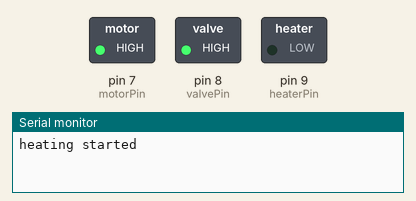
Recording of a sketch running on a simulated Arduino Uno, built with avr-gcc and run on an emulated ATmega328P. Shown: switched loads named in the sketch (green lamp = pin HIGH), the last lines printed to the serial monitor. At 69.0 s the program stops and its outputs stay as they are.

Above: at 2.1 s.
At 12.1 s:
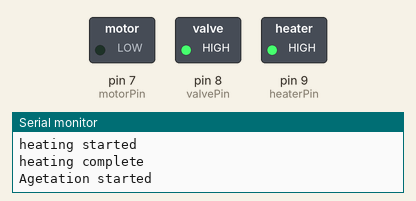
At 42.6 s:
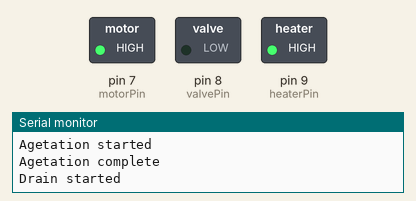
At 68.6 s:
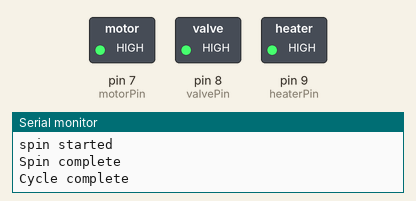
Timing chart, 0 to 70.1 s (numbered marks = the images above):
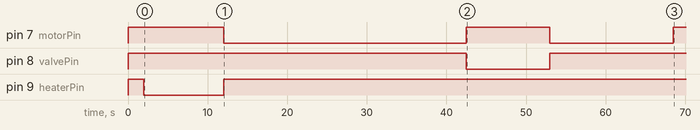

The sketch:

relay3PinTest.ino
```cpp
const int motorPin = 7; // check all pins if correct with logic without screen code
const int valvePin = 8;
const int heaterPin = 9; // You can change this to any digital pin
//const int SpeedPin = 5; // You can change this to any digital pin


void setup()
{
  Serial.begin(9600);
  pinMode(motorPin, OUTPUT); // Set the pin as output
  pinMode(valvePin, OUTPUT); // Set the pin as output
  pinMode(heaterPin, OUTPUT); // Set the pin as output
  //pinMode(SpeedPin, OUTPUT); // Set the pin as output

  digitalWrite(motorPin, HIGH); // Turn the pin OFF
  digitalWrite(valvePin, HIGH); // Turn the pin OFF
  digitalWrite(heaterPin, HIGH); //turn off.
  delay(2000);
}


void loop()
{
  heat();
  agitate();
  drain();
  spin();
  reset();
}


void heat()
{
  digitalWrite(heaterPin, LOW); // Turn the pin On
  digitalWrite(motorPin, HIGH); // Turn the pin Off
  digitalWrite(valvePin, HIGH); // Turn the pin OFF

  Serial.println("heating started");
  delay(10000);
  Serial.println("heating complete");
}


void agitate()
{
  digitalWrite(motorPin, LOW); // Turn the pin ON
  digitalWrite(valvePin, HIGH); // Turn the pin OFF
  digitalWrite(heaterPin, HIGH); // Turn the pin Off
  Serial.println("Agetation started");
  delay(30000);
  Serial.println("Agetation complete");
  delay(500);
}


void drain()
{
  digitalWrite(motorPin, HIGH); // Turn the pin OFF
  digitalWrite(valvePin, LOW); // Turn the pin ON
  digitalWrite(heaterPin, HIGH); // Turn the pin Off
  Serial.println("Drain started");
  delay(10000);
  Serial.println("drain complete");
  delay(500);
  //delay(1000);                // Wait for 1 second
}


void spin()
{
  digitalWrite(motorPin, LOW);  // Turn the pin ON
  digitalWrite(valvePin, HIGH); // Turn the pin OFF
  digitalWrite(heaterPin, HIGH); // Turn the pin OFF
  Serial.println("spin started");
  delay(15000);
  Serial.println("Spin complete");
  delay(500);
}


void reset()
{
  digitalWrite(motorPin, HIGH); // Turn the pin OFF
  digitalWrite(valvePin, HIGH); // Turn the pin OFF
  digitalWrite(heaterPin, HIGH); // Turn the pin OFF
  Serial.println("Cycle complete");
  delay(500);                // Wait for 1 second

  while(true);
}
```

Measured:
- by itself, pin 7 (motorPin): HIGH → LOW at 12.0 s, → HIGH 30.5 s later, → LOW 10.5 s later, → HIGH 15.5 s later
- by itself, pin 8 (valvePin): HIGH → LOW at 42.5 s, → HIGH 10.5 s later
- by itself, pin 9 (heaterPin): HIGH → LOW at 2.0 s, → HIGH 10.0 s later
